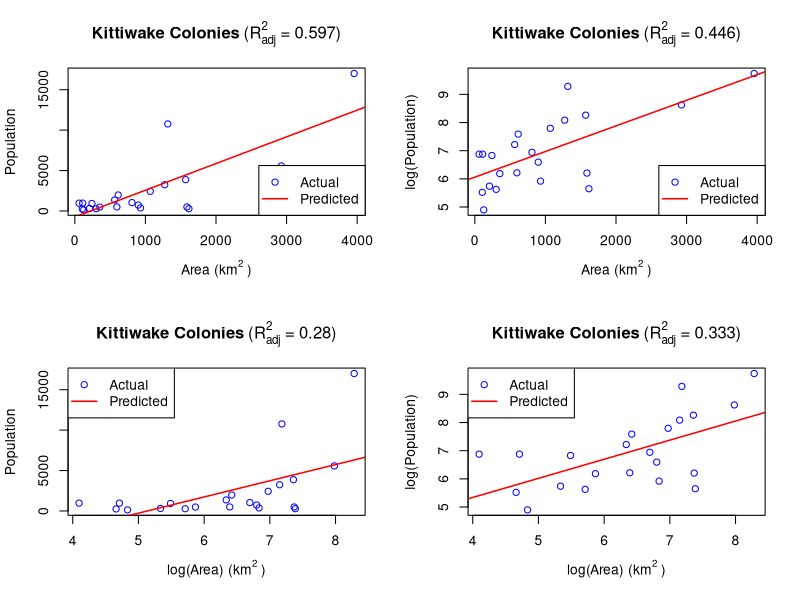

Here is the R script that generated this plot:
kw<-read.table('kittiwak.txt', header=TRUE)

kdat1<-data.frame(Area=kw$Area, Population=kw$Population)
kdat2<-data.frame(Area=kw$Area, Population=log(kw$Population))
kdat3<-data.frame(Area=log(kw$Area), Population=kw$Population)
kdat4<-data.frame(Area=log(kw$Area), Population=log(kw$Population))

kdat1.lm<-lm(Population ~ Area, data=kdat1)
kdat2.lm<-lm(Population ~ Area, data=kdat2)
kdat3.lm<-lm(Population ~ Area, data=kdat3)
kdat4.lm<-lm(Population ~ Area, data=kdat4)

options(digits=3)

par(mfrow=c(2,2))

plot(kdat1, col='blue', xlab=NA, ylab=NA)
abline(kdat1.lm, col='red', lwd=1.5)
title(bquote(bold('Kittiwake Colonies')~'(R'['adj']^2~'='~.(summary(kdat1.lm)$adj.r.squared)*')'),
      xlab=expression(paste("Area (km"^"2"~")")), ylab="Population")
legend('bottomright', c("Actual", "Predicted"),
       lwd=c(1, 1.5),col=c('blue','red'),
       lty=c(NA, 1), pch=c(1, NA))

plot(kdat2, col='blue', xlab=NA, ylab=NA)
abline(kdat2.lm, col='red', lwd=1.5, untf=TRUE)
title(bquote(bold('Kittiwake Colonies')~'(R'['adj']^2~'='~.(summary(kdat2.lm)$adj.r.squared)*')'),
      xlab=expression(paste("Area (km"^"2"~")")), ylab="log(Population)")
legend('bottomright', c("Actual", "Predicted"),
       lwd=c(1, 1.5),col=c('blue','red'),
       lty=c(NA, 1), pch=c(1, NA))

plot(kdat3, col='blue', xlab=NA, ylab=NA)
abline(kdat3.lm, col='red', lwd=1.5)
title(bquote(bold('Kittiwake Colonies')~'(R'['adj']^2~'='~.(summary(kdat3.lm)$adj.r.squared)*')'),
      xlab=expression("log(Area) (km"^"2"~")"), ylab="Population")
legend('topleft', c("Actual", "Predicted"),
       lwd=c(1, 1.5),col=c('blue','red'),
       lty=c(NA, 1), pch=c(1, NA))

plot(kdat4, col='blue', xlab=NA, ylab=NA)
abline(kdat4.lm, col='red', lwd=1.5)
title(bquote(bold('Kittiwake Colonies')~'(R'['adj']^2~'='~.(summary(kdat4.lm)$adj.r.squared)*')'),
      xlab=expression(paste("log(Area) (km"^"2"~")")), ylab="log(Population)")
legend('topleft', c("Actual", "Predicted"),
       lwd=c(1, 1.5),col=c('blue','red'),
       lty=c(NA, 1), pch=c(1, NA))
